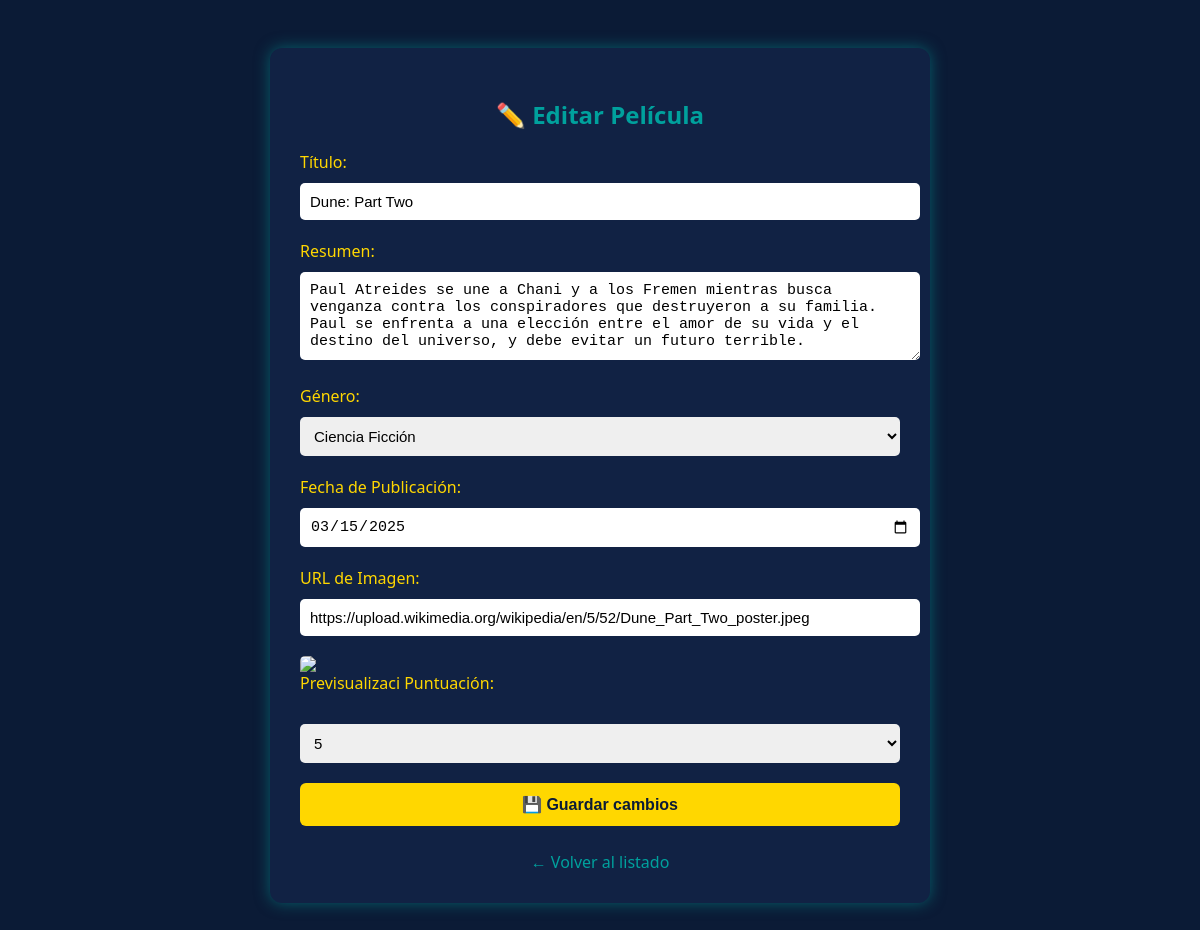
Screenshot of /pb/admin-editar-pelicula.php?id=2 (signed in) with the database file from the repository.
### tables this page shows
CREATE TABLE `peliculas` (
  `id` int(11) NOT NULL,
  `titulo` varchar(255) NOT NULL,
  `resumen` text NOT NULL,
  `genero` enum('Acción','Comedia','Drama','Fantasía','Terror','Romance','Ciencia Ficción','Suspenso','Animación','Otro') NOT NULL,
  `fecha_publicacion` date NOT NULL,
  `imagen` varchar(255) DEFAULT NULL,
  `puntuacion` tinyint(4) NOT NULL CHECK (`puntuacion` between 1 and 5),
  `id_admin` int(11) DEFAULT NULL
);

### pb/admin-editar-pelicula.php (the view, shortened to what this page needs)
<?php
require_once 'includes/db.php';
$id = $_GET['id'];
$sql = "SELECT * FROM peliculas WHERE id = ?";
$stmt = $conn->prepare($sql);
$stmt->bind_param("i", $id);
$stmt->execute();
$resultado = $stmt->get_result();
$pelicula = $resultado->fetch_assoc();
?>
<!DOCTYPE html>
<html lang="es">
<head>
</head>
<body>
    <div class="form-container">
        <h2>✏️ Editar Película</h2>
        <form method="post">
            <label>Título:</label>
            <input type="text" name="titulo" value="<?php echo $pelicula['titulo']; ?>" required>
            <label>Resumen:</label>
            <textarea name="resumen" rows="4" required><?php echo $pelicula['resumen']; ?></textarea>
            <label>Género:</label>
            <select name="genero" required>
                <?php
                $generos = ['Acción', 'Comedia', 'Drama', 'Fantasía', 'Terror', 'Romance', 'Ciencia Ficción', 'Suspenso', 'Animación', 'Otro'];
                foreach ($generos as $g) {
                    $selected = ($pelicula['genero'] == $g) ? "selected" : "";
                    echo "<option value='$g' $selected>$g</option>";
                }
                ?>
            </select>
            <label>Fecha de Publicación:</label>
            <input type="date" name="fecha_publicacion" value="<?php echo $pelicula['fecha_publicacion']; ?>" required>
            <label>URL de Imagen:</label>
            <input type="url" name="imagen" value="<?php echo $pelicula['imagen']; ?>" required>
            <?php if ($pelicula['imagen']): ?>
                <img src="<?php echo $pelicula['imagen']; ?>" alt="Previsualización">
            <?php endif; ?>
            <label>Puntuación:</label>
            <select name="puntuacion" required>
                <?php
                for ($i = 1; $i <= 5; $i++) {
                    $selected = ($pelicula['puntuacion'] == $i) ? "selected" : "";
                    echo "<option value='$i' $selected>$i</option>";
                }
                ?>
            </select>
            <button type="submit">💾 Guardar cambios</button>
        </form>
        <a href="admin-listar-peliculas.php">← Volver al listado</a>
    </div>
</body>
</html>

### pb/admin-editar-pelicula.php (style rules this page uses)
body { background-color: #0B1B36; color: #FFD700; font-family: 'Segoe UI', sans-serif; display: flex; justify-content: center; padding: 40px; }
.form-container { background-color: #112244; padding: 30px; border-radius: 12px; box-shadow: 0 0 15px rgba(0, 161, 157, 0.5); max-width: 600px; width: 100%; }
h2 { color: #00A19D; text-align: center; margin-bottom: 20px; }
input[type="text"], input[type="url"], input[type="date"], textarea, select { width: 100%; padding: 10px; margin-top: 10px; margin-bottom: 20px; border-radius: 5px; border: none; font-size: 15px; }
textarea { resize: vertical; }
button { width: 100%; padding: 12px; background-color: #FFD700; color: #0B1B36; font-weight: bold; font-size: 16px; border: none; border-radius: 6px; cursor: pointer; }
img { max-width: 100px; margin-bottom: 20px; border-radius: 5px; }
a { display: block; text-align: center; margin-top: 25px; color: #00A19D; text-decoration: none; }

### rows the page displays
peliculas: titulo "Dune: Part Two", resumen "Paul Atreides se une a Chani y a los Fremen mientras busca venganza contra los conspiradores que destruyeron a su familia. Paul se enfrenta a una elección entre el amor de su vida y el destino del universo, y debe evitar un futuro terrible.", fecha_publicacion "03/15/2025", imagen "https://upload.wikimedia.org/wikipedia/en/5/52/Dune_Part_Two_poster.jpeg"

### other values shown
form field genero "Ciencia Ficción"
form field puntuacion "5"
